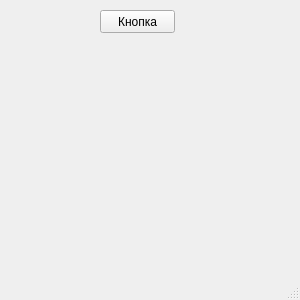
<?xml version="1.0" encoding="UTF-8"?>
<ui version="4.0">
 <class>MainWindow</class>
 <widget class="QMainWindow" name="MainWindow">
  <property name="geometry">
   <rect>
    <x>0</x>
    <y>0</y>
    <width>300</width>
    <height>300</height>
   </rect>
  </property>
  <property name="windowTitle">
   <string>MainWindow</string>
  </property>
  <widget class="QWidget" name="centralwidget">
   <widget class="QPushButton" name="pushButton">
    <property name="geometry">
     <rect>
      <x>100</x>
      <y>10</y>
      <width>75</width>
      <height>23</height>
     </rect>
    </property>
    <property name="text">
     <string>Кнопка</string>
    </property>
   </widget>
  </widget>
  <widget class="QStatusBar" name="statusbar"/>
 </widget>
 <resources/>
 <connections/>
</ui>
